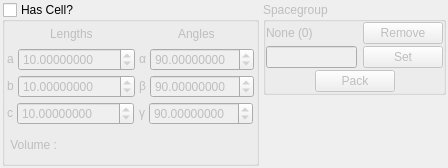
<ui version="4.0" >
 <class>CellDefineDialog</class>
 <widget class="QDialog" name="CellDefineDialog" >
  <property name="geometry" >
   <rect>
    <x>0</x>
    <y>0</y>
    <width>448</width>
    <height>168</height>
   </rect>
  </property>
  <property name="windowTitle" >
   <string>Cell Definition</string>
  </property>
  <property name="windowIcon" >
   <iconset resource="icons.qrc" >
    <normaloff>:/stackicons/icons/stack_celldefine.svg</normaloff>:/stackicons/icons/stack_celldefine.svg</iconset>
  </property>
  <layout class="QHBoxLayout" >
   <property name="spacing" >
    <number>4</number>
   </property>
   <property name="margin" >
    <number>2</number>
   </property>
   <item>
    <widget class="QGroupBox" name="CellDefinitionGroup" >
     <property name="title" >
      <string>Has Cell?</string>
     </property>
     <property name="checkable" >
      <bool>true</bool>
     </property>
     <property name="checked" >
      <bool>false</bool>
     </property>
     <layout class="QVBoxLayout" >
      <property name="spacing" >
       <number>4</number>
      </property>
      <property name="margin" >
       <number>2</number>
      </property>
      <item>
       <layout class="QHBoxLayout" >
        <property name="spacing" >
         <number>4</number>
        </property>
        <property name="margin" >
         <number>0</number>
        </property>
        <item>
         <layout class="QVBoxLayout" >
          <property name="spacing" >
           <number>4</number>
          </property>
          <property name="margin" >
           <number>0</number>
          </property>
          <item>
           <layout class="QHBoxLayout" >
            <property name="spacing" >
             <number>0</number>
            </property>
            <property name="margin" >
             <number>0</number>
            </property>
            <item>
             <spacer>
              <property name="orientation" >
               <enum>Qt::Horizontal</enum>
              </property>
              <property name="sizeHint" stdset="0" >
               <size>
                <width>16</width>
                <height>20</height>
               </size>
              </property>
             </spacer>
            </item>
            <item>
             <widget class="QLabel" name="label_16" >
              <property name="text" >
               <string>Lengths</string>
              </property>
             </widget>
            </item>
            <item>
             <spacer>
              <property name="orientation" >
               <enum>Qt::Horizontal</enum>
              </property>
              <property name="sizeHint" stdset="0" >
               <size>
                <width>16</width>
                <height>20</height>
               </size>
              </property>
             </spacer>
            </item>
           </layout>
          </item>
          <item>
           <layout class="QHBoxLayout" >
            <property name="spacing" >
             <number>4</number>
            </property>
            <property name="margin" >
             <number>0</number>
            </property>
            <item>
             <widget class="QLabel" name="label_17" >
              <property name="sizePolicy" >
               <sizepolicy vsizetype="Fixed" hsizetype="Fixed" >
                <horstretch>0</horstretch>
                <verstretch>0</verstretch>
               </sizepolicy>
              </property>
              <property name="text" >
               <string>a</string>
              </property>
             </widget>
            </item>
            <item>
             <widget class="QDoubleSpinBox" name="CellLengthASpin" >
              <property name="sizePolicy" >
               <sizepolicy vsizetype="Fixed" hsizetype="Fixed" >
                <horstretch>0</horstretch>
                <verstretch>0</verstretch>
               </sizepolicy>
              </property>
              <property name="decimals" >
               <number>8</number>
              </property>
              <property name="maximum" >
               <double>10000.000000000000000</double>
              </property>
              <property name="value" >
               <double>10.000000000000000</double>
              </property>
             </widget>
            </item>
           </layout>
          </item>
          <item>
           <layout class="QHBoxLayout" >
            <property name="spacing" >
             <number>4</number>
            </property>
            <property name="margin" >
             <number>0</number>
            </property>
            <item>
             <widget class="QLabel" name="label_18" >
              <property name="sizePolicy" >
               <sizepolicy vsizetype="Fixed" hsizetype="Fixed" >
                <horstretch>0</horstretch>
                <verstretch>0</verstretch>
               </sizepolicy>
              </property>
              <property name="text" >
               <string>b</string>
              </property>
             </widget>
            </item>
            <item>
             <widget class="QDoubleSpinBox" name="CellLengthBSpin" >
              <property name="sizePolicy" >
               <sizepolicy vsizetype="Fixed" hsizetype="Fixed" >
                <horstretch>0</horstretch>
                <verstretch>0</verstretch>
               </sizepolicy>
              </property>
              <property name="decimals" >
               <number>8</number>
              </property>
              <property name="maximum" >
               <double>10000.000000000000000</double>
              </property>
              <property name="value" >
               <double>10.000000000000000</double>
              </property>
             </widget>
            </item>
           </layout>
          </item>
          <item>
           <layout class="QHBoxLayout" >
            <property name="spacing" >
             <number>4</number>
            </property>
            <property name="margin" >
             <number>0</number>
            </property>
            <item>
             <widget class="QLabel" name="label_19" >
              <property name="sizePolicy" >
               <sizepolicy vsizetype="Fixed" hsizetype="Fixed" >
                <horstretch>0</horstretch>
                <verstretch>0</verstretch>
               </sizepolicy>
              </property>
              <property name="text" >
               <string>c</string>
              </property>
             </widget>
            </item>
            <item>
             <widget class="QDoubleSpinBox" name="CellLengthCSpin" >
              <property name="sizePolicy" >
               <sizepolicy vsizetype="Fixed" hsizetype="Fixed" >
                <horstretch>0</horstretch>
                <verstretch>0</verstretch>
               </sizepolicy>
              </property>
              <property name="decimals" >
               <number>8</number>
              </property>
              <property name="maximum" >
               <double>10000.000000000000000</double>
              </property>
              <property name="value" >
               <double>10.000000000000000</double>
              </property>
             </widget>
            </item>
           </layout>
          </item>
         </layout>
        </item>
        <item>
         <layout class="QVBoxLayout" >
          <property name="spacing" >
           <number>4</number>
          </property>
          <property name="margin" >
           <number>0</number>
          </property>
          <item>
           <layout class="QHBoxLayout" >
            <property name="spacing" >
             <number>4</number>
            </property>
            <property name="margin" >
             <number>0</number>
            </property>
            <item>
             <spacer>
              <property name="orientation" >
               <enum>Qt::Horizontal</enum>
              </property>
              <property name="sizeHint" stdset="0" >
               <size>
                <width>16</width>
                <height>20</height>
               </size>
              </property>
             </spacer>
            </item>
            <item>
             <widget class="QLabel" name="label_15" >
              <property name="text" >
               <string>Angles</string>
              </property>
             </widget>
            </item>
            <item>
             <spacer>
              <property name="orientation" >
               <enum>Qt::Horizontal</enum>
              </property>
              <property name="sizeHint" stdset="0" >
               <size>
                <width>16</width>
                <height>20</height>
               </size>
              </property>
             </spacer>
            </item>
           </layout>
          </item>
          <item>
           <layout class="QHBoxLayout" >
            <property name="spacing" >
             <number>4</number>
            </property>
            <property name="margin" >
             <number>0</number>
            </property>
            <item>
             <widget class="QLabel" name="label_12" >
              <property name="sizePolicy" >
               <sizepolicy vsizetype="Fixed" hsizetype="Fixed" >
                <horstretch>0</horstretch>
                <verstretch>0</verstretch>
               </sizepolicy>
              </property>
              <property name="text" >
               <string>&amp;#945;</string>
              </property>
              <property name="textFormat" >
               <enum>Qt::RichText</enum>
              </property>
             </widget>
            </item>
            <item>
             <widget class="QDoubleSpinBox" name="CellAngleASpin" >
              <property name="sizePolicy" >
               <sizepolicy vsizetype="Fixed" hsizetype="Fixed" >
                <horstretch>0</horstretch>
                <verstretch>0</verstretch>
               </sizepolicy>
              </property>
              <property name="decimals" >
               <number>8</number>
              </property>
              <property name="maximum" >
               <double>180.000000000000000</double>
              </property>
              <property name="value" >
               <double>90.000000000000000</double>
              </property>
             </widget>
            </item>
           </layout>
          </item>
          <item>
           <layout class="QHBoxLayout" >
            <property name="spacing" >
             <number>4</number>
            </property>
            <property name="margin" >
             <number>0</number>
            </property>
            <item>
             <widget class="QLabel" name="label_13" >
              <property name="sizePolicy" >
               <sizepolicy vsizetype="Fixed" hsizetype="Fixed" >
                <horstretch>0</horstretch>
                <verstretch>0</verstretch>
               </sizepolicy>
              </property>
              <property name="text" >
               <string>&amp;#946;</string>
              </property>
              <property name="textFormat" >
               <enum>Qt::RichText</enum>
              </property>
             </widget>
            </item>
            <item>
             <widget class="QDoubleSpinBox" name="CellAngleBSpin" >
              <property name="sizePolicy" >
               <sizepolicy vsizetype="Fixed" hsizetype="Fixed" >
                <horstretch>0</horstretch>
                <verstretch>0</verstretch>
               </sizepolicy>
              </property>
              <property name="decimals" >
               <number>8</number>
              </property>
              <property name="maximum" >
               <double>180.000000000000000</double>
              </property>
              <property name="value" >
               <double>90.000000000000000</double>
              </property>
             </widget>
            </item>
           </layout>
          </item>
          <item>
           <layout class="QHBoxLayout" >
            <property name="spacing" >
             <number>4</number>
            </property>
            <property name="margin" >
             <number>0</number>
            </property>
            <item>
             <widget class="QLabel" name="label_14" >
              <property name="sizePolicy" >
               <sizepolicy vsizetype="Fixed" hsizetype="Fixed" >
                <horstretch>0</horstretch>
                <verstretch>0</verstretch>
               </sizepolicy>
              </property>
              <property name="text" >
               <string>&amp;#947;</string>
              </property>
              <property name="textFormat" >
               <enum>Qt::RichText</enum>
              </property>
             </widget>
            </item>
            <item>
             <widget class="QDoubleSpinBox" name="CellAngleCSpin" >
              <property name="sizePolicy" >
               <sizepolicy vsizetype="Fixed" hsizetype="Fixed" >
                <horstretch>0</horstretch>
                <verstretch>0</verstretch>
               </sizepolicy>
              </property>
              <property name="decimals" >
               <number>8</number>
              </property>
              <property name="maximum" >
               <double>180.000000000000000</double>
              </property>
              <property name="value" >
               <double>90.000000000000000</double>
              </property>
             </widget>
            </item>
           </layout>
          </item>
         </layout>
        </item>
       </layout>
      </item>
      <item>
       <widget class="QLabel" name="CellVolumeLabel" >
        <property name="text" >
         <string> Volume : </string>
        </property>
       </widget>
      </item>
     </layout>
    </widget>
   </item>
   <item>
    <layout class="QVBoxLayout" >
     <property name="spacing" >
      <number>6</number>
     </property>
     <property name="margin" >
      <number>0</number>
     </property>
     <item>
      <widget class="QGroupBox" name="CellSpacegroupGroup" >
       <property name="enabled" >
        <bool>false</bool>
       </property>
       <property name="title" >
        <string>Spacegroup</string>
       </property>
       <layout class="QVBoxLayout" >
        <property name="spacing" >
         <number>2</number>
        </property>
        <property name="margin" >
         <number>0</number>
        </property>
        <item>
         <layout class="QHBoxLayout" >
          <property name="spacing" >
           <number>2</number>
          </property>
          <property name="margin" >
           <number>0</number>
          </property>
          <item>
           <widget class="QLabel" name="SpacegroupLabel" >
            <property name="sizePolicy" >
             <sizepolicy vsizetype="Fixed" hsizetype="Expanding" >
              <horstretch>0</horstretch>
              <verstretch>0</verstretch>
             </sizepolicy>
            </property>
            <property name="text" >
             <string>None (0)</string>
            </property>
           </widget>
          </item>
          <item>
           <widget class="QPushButton" name="CellSpacegroupRemoveButton" >
            <property name="minimumSize" >
             <size>
              <width>0</width>
              <height>0</height>
             </size>
            </property>
            <property name="maximumSize" >
             <size>
              <width>10000</width>
              <height>10000</height>
             </size>
            </property>
            <property name="text" >
             <string>Remove</string>
            </property>
            <property name="autoDefault" >
             <bool>false</bool>
            </property>
           </widget>
          </item>
         </layout>
        </item>
        <item>
         <layout class="QHBoxLayout" >
          <property name="spacing" >
           <number>6</number>
          </property>
          <property name="margin" >
           <number>0</number>
          </property>
          <item>
           <widget class="QLineEdit" name="CellSpacegroupEdit" >
            <property name="toolTip" >
             <string>Name or ID of spacegroup to set</string>
            </property>
           </widget>
          </item>
          <item>
           <widget class="QPushButton" name="CellSpacegroupSetButton" >
            <property name="text" >
             <string>Set</string>
            </property>
            <property name="autoDefault" >
             <bool>false</bool>
            </property>
           </widget>
          </item>
         </layout>
        </item>
        <item>
         <layout class="QHBoxLayout" >
          <property name="spacing" >
           <number>6</number>
          </property>
          <property name="margin" >
           <number>0</number>
          </property>
          <item>
           <spacer>
            <property name="orientation" >
             <enum>Qt::Horizontal</enum>
            </property>
            <property name="sizeHint" stdset="0" >
             <size>
              <width>40</width>
              <height>20</height>
             </size>
            </property>
           </spacer>
          </item>
          <item>
           <widget class="QPushButton" name="CellSpacegroupPackButton" >
            <property name="text" >
             <string>Pack</string>
            </property>
            <property name="autoDefault" >
             <bool>false</bool>
            </property>
           </widget>
          </item>
          <item>
           <spacer>
            <property name="orientation" >
             <enum>Qt::Horizontal</enum>
            </property>
            <property name="sizeHint" stdset="0" >
             <size>
              <width>40</width>
              <height>20</height>
             </size>
            </property>
           </spacer>
          </item>
         </layout>
        </item>
       </layout>
      </widget>
     </item>
     <item>
      <spacer>
       <property name="orientation" >
        <enum>Qt::Vertical</enum>
       </property>
       <property name="sizeHint" stdset="0" >
        <size>
         <width>20</width>
         <height>40</height>
        </size>
       </property>
      </spacer>
     </item>
    </layout>
   </item>
  </layout>
 </widget>
 <tabstops>
  <tabstop>CellLengthASpin</tabstop>
  <tabstop>CellLengthBSpin</tabstop>
  <tabstop>CellLengthCSpin</tabstop>
  <tabstop>CellAngleASpin</tabstop>
  <tabstop>CellAngleBSpin</tabstop>
  <tabstop>CellAngleCSpin</tabstop>
  <tabstop>CellSpacegroupEdit</tabstop>
  <tabstop>CellSpacegroupPackButton</tabstop>
  <tabstop>CellSpacegroupRemoveButton</tabstop>
  <tabstop>CellSpacegroupSetButton</tabstop>
 </tabstops>
 <resources>
  <include location="icons.qrc" />
 </resources>
 <connections/>
</ui>
